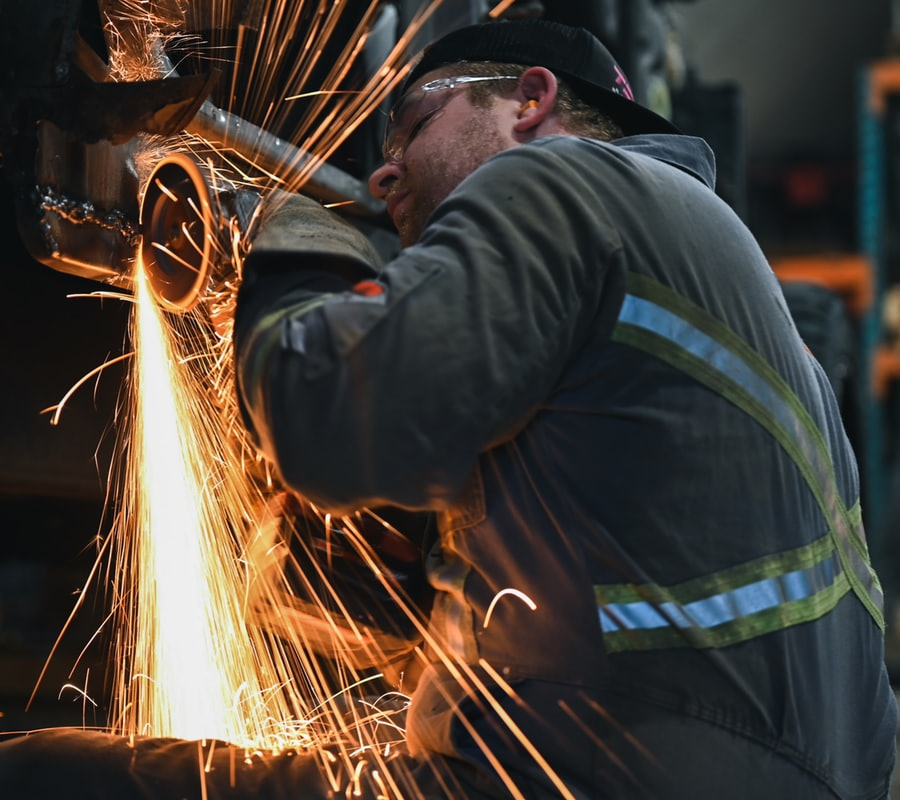
#> input picture unsamples/-IhhIau63Jc.jpg, 900 x 800 px
$ python script.py   (older library calls are emulated)
#> lines starting #> are read from the running program, lines starting #| are printed output that depends on the picture
from PIL import Image
import os

folder = input('Enter the name of folder: ')
#> the answer given: unsamples
os.makedirs(folder+"_processed")
os.chdir(os.getcwd()+"/"+folder)
images = os.listdir()

for Images in images:
    path = os.getcwd()+"/"+Images
    filename, file_extension = os.path.splitext(path)
    with Image.open(Images) as img:
#> img is the input picture: PIL image 900x800 RGB; mean R, G, B 71.1, 62.1, 54
        width, height = img.size
#> width = 900; height = 800
        if width > height:
            new_width  = 400
            new_height = round(new_width * height / width)
#> new_height = 356
        else:
            new_height = 400
            new_width = round(new_height * width / height)
        img = img.resize((new_width, new_height), Image.ANTIALIAS)
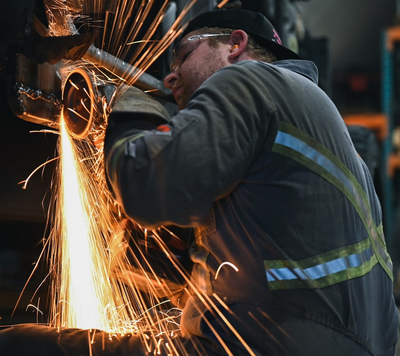
#> img: PIL image 400x356 RGB; mean R, G, B 71.1, 62.1, 54

        os.chdir(os.getcwd()+"/../"+folder+"_processed")
        img.save(os.getcwd()+"/"+Images, quality=12, optimize=True)
        os.chdir(os.getcwd()+"/../"+folder)
